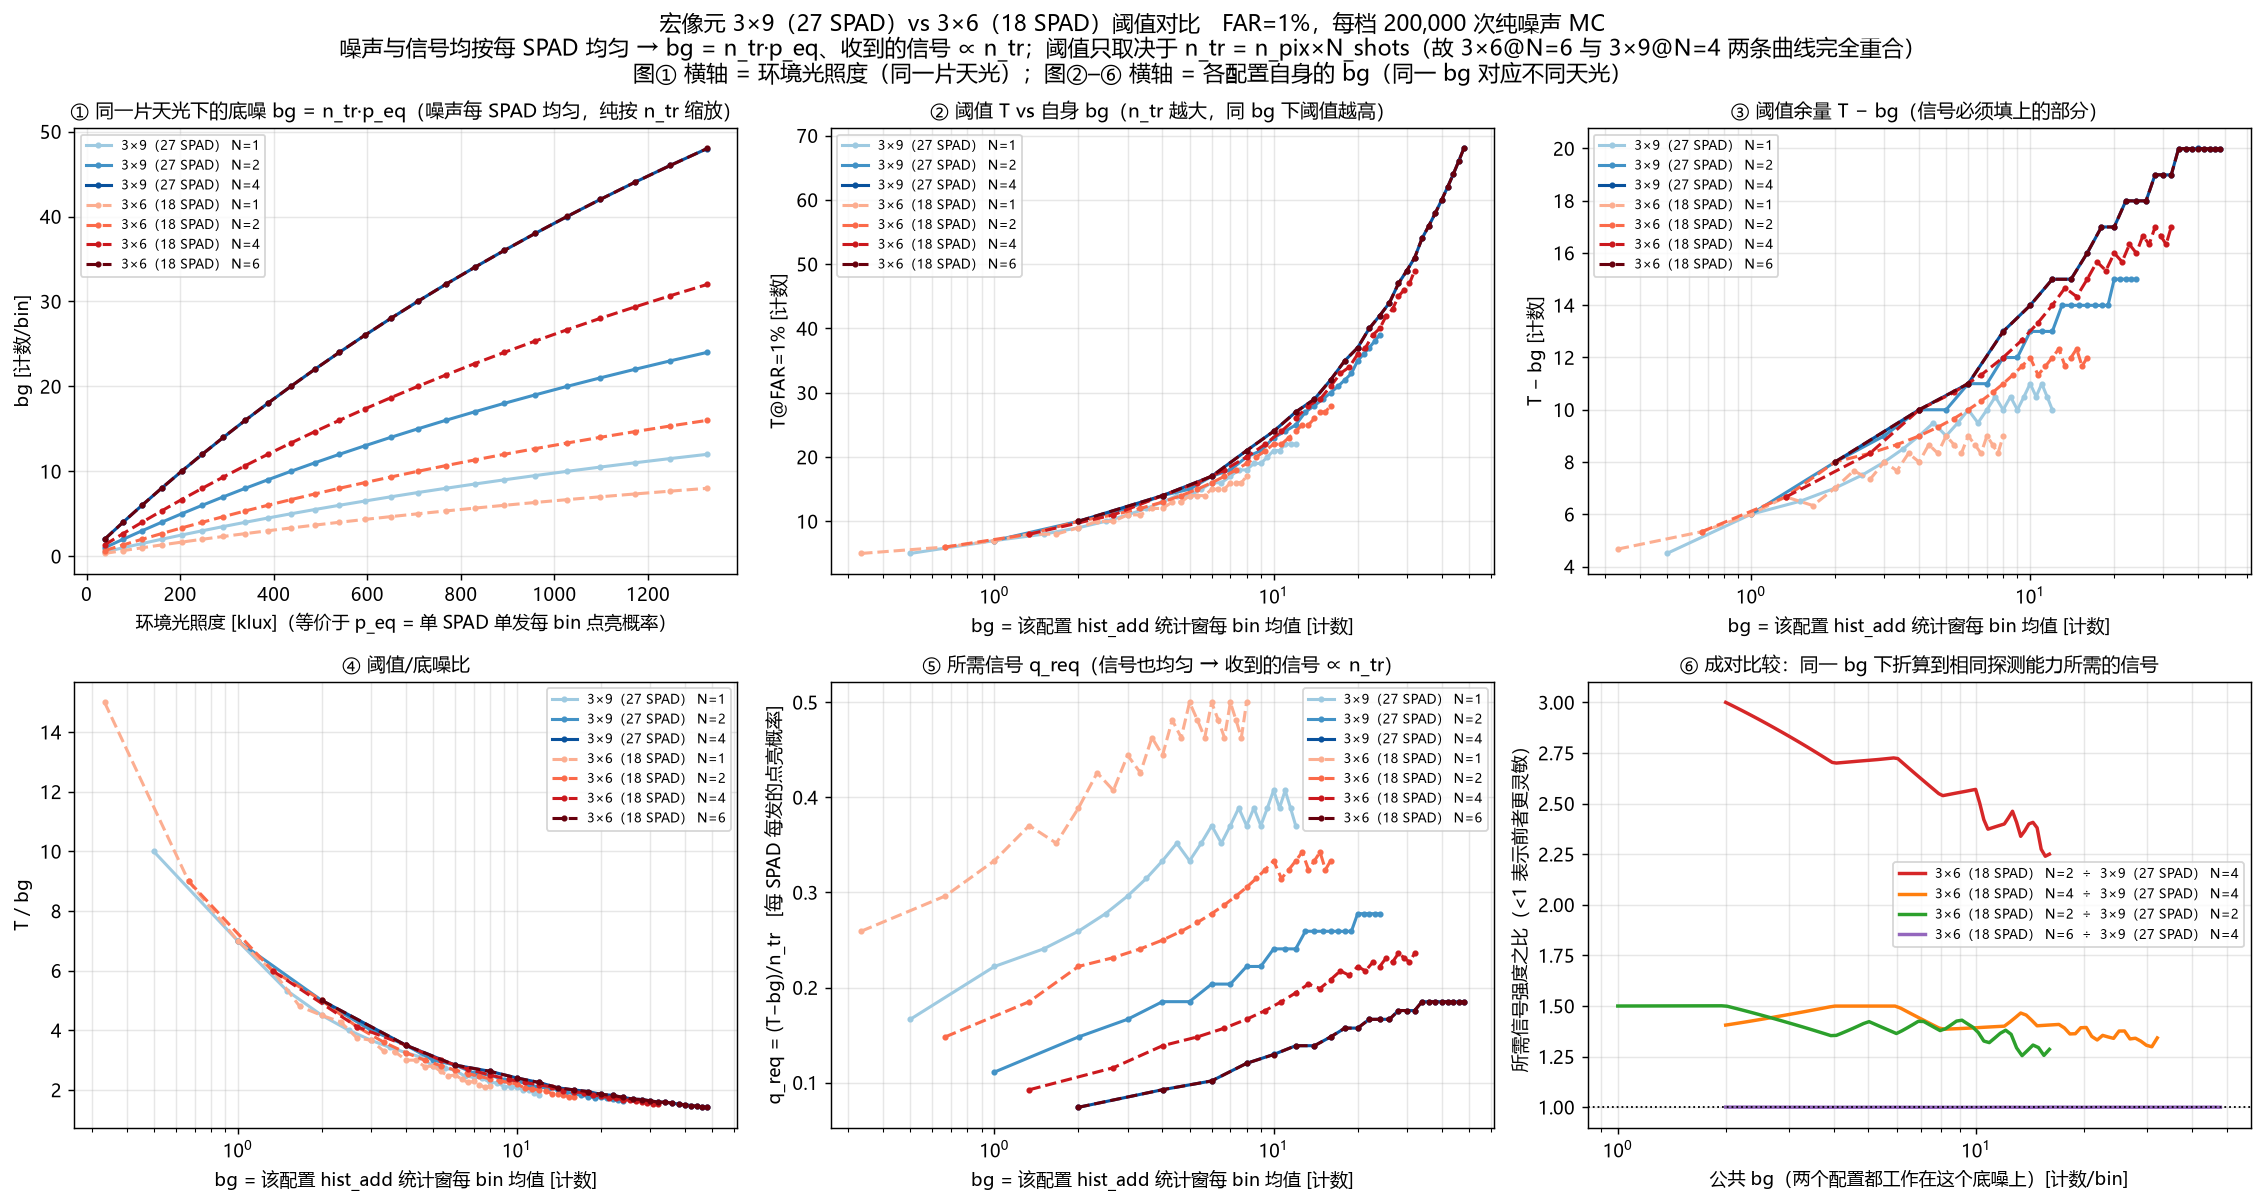

Reproduce this figure in Python.
# -*- coding: utf-8 -*-
"""宏像元 3×9（27 SPAD）与 3×6（18 SPAD）的阈值对比。

物理设定
--------
* **环境光在 SPAD 上均匀分布**：每个 SPAD 的探测率 r_det 相同，与宏像元多大无关。
  于是宏像元每 bin 的底噪 bg = (SPAD 数 × N_shots) × p_eq，其中 p_eq 是
  **单个 SPAD 单发**在一个 1 ns bin 内被点亮的平衡态概率。
* **信号同样按均匀处理**：每个 SPAD 收到的信号强度相同，宏像元收到的信号 ∝ n_pix。
  （实际像斑在 x 方向很窄，但本次分析按均匀算。）
* **纯噪声时引擎把「SPAD 数」和「shot 数」折进同一个维度** n_tr = n_pix × N_shots
  （见 core.noise_macro_hist_fast 的 docstring）。所以在同一环境光下，
  **阈值只是 n_tr 的函数**：3×6 跑 6 发 与 3×9 跑 4 发（都是 n_tr=108）完全等价。

在「噪声均匀 + 信号均匀」下，信号要跨过阈值所需的**每 SPAD 每发的额外点亮概率**为
    q_req = (T − bg) / (n_pix · N) = T/n_tr − p_eq
它同样只是 n_tr 与 p_eq 的函数，是本脚本的灵敏度判据（越小越灵敏）。

扫描自变量与横轴
----------------
本模型里环境光**完全由 p_eq 一个数刻画**（单个 SPAD、单发、单个 1 ns bin 被点亮的
平衡态概率），它与宏像元多大、累加多少发都无关。扫描就沿 p_eq 打网格。

作图时用两种横轴，各自回答不同问题：
* **图①：横轴 = 环境光照度 [klux]**（由 p_eq 反解 E_lambda 换算而来）。
  回答「同一片天光下，各配置的底噪分别是多少」——bg = n_tr · p_eq，正比于 n_tr。
* **图②–⑥：横轴 = 该配置自己的 bg**。
  回答「工作在同一个底噪水平上时，各配置的阈值/灵敏度如何」。
  注意同一个 bg 对不同配置意味着**不同的环境光**（n_tr 大的配置要更弱的天光才能到同样 bg），
  且各配置的 bg 覆盖范围不同（bg 上限 = n_tr · p_eq_max）。

缓存 + 多进程（项目规则三）。用法：
    $env:PYTHONIOENCODING="utf-8"
    python compare_macro_3x9_vs_3x6.py --workers 20 --n-mc 300000
    python compare_macro_3x9_vs_3x6.py --limit 3 --n-mc 5000    # 冒烟
"""
from __future__ import annotations

import argparse
import functools
import os
import time
from concurrent.futures import ProcessPoolExecutor, as_completed

print = functools.partial(print, flush=True)  # noqa: A001

os.environ.setdefault("POD_CORE_QUIET", "1")
os.environ.setdefault("OMP_NUM_THREADS", "1")
os.environ.setdefault("MKL_NUM_THREADS", "1")
os.environ.setdefault("OPENBLAS_NUM_THREADS", "1")

import numpy as np

import pod_esti_v11_core as core

CACHE = "compare_macro_3x9_vs_3x6_cache.npz"
CACHE_CKPT = "compare_macro_3x9_vs_3x6_cache.partial.npz"

# (x 方向 SPAD 数, y 方向 SPAD 数, N_shots)
CONFIGS = [
    (9, 3, 1), (9, 3, 2), (9, 3, 4),
    (6, 3, 1), (6, 3, 2), (6, 3, 4), (6, 3, 6),
]
CFG_COLOR = {
    (9, 3, 1): "#9ecae1", (9, 3, 2): "#4292c6", (9, 3, 4): "#08519c",
    (6, 3, 1): "#fcae91", (6, 3, 2): "#fb6a4a", (6, 3, 4): "#cb181d",
    (6, 3, 6): "#67000d",
}
CFG_LS = {9: "-", 6: "--"}

FAR_MAIN = 0.01           # 主 FAR（1%）
FAR_KEYS = [0.05, 0.01, 0.001, 100e-6]

# ---- 环境光扫描档位 ----
# 环境光只由 p_eq（单 SPAD／单发／单 bin 的平衡态点亮概率）决定。为了让档位落在整齐的数上，
# 用一个【参考宏像元】（N_PIX_REF 个 SPAD、单发）的每 bin 底噪 ref = N_PIX_REF·p_eq 来打网格。
# 这个参考量只是"给档位起个整数名字"的标尺，不是任何配置的物理量。
N_PIX_REF = 27                                  # 参考宏像元 = 现行 3×9
AMB_REF_STEP = 0.5                              # 参考底噪步长
AMB_REF_MAX = 12.0                              # 参考底噪上限 ⇒ p_eq 上限 = 12/27 = 0.4444
E_LAMBDA_100KLUX = 0.68                         # W/m²/nm，PARAMS 基准（≈100 klux）


def label(cfg):
    nx, ny, n = cfg
    return f"{ny}×{nx}（{nx*ny} SPAD） N={n}"


# ---------------------------------------------------------------- 信号权重
def sig_weight(cfg):
    """信号按均匀处理：宏像元累加后收到的信号总量 ∝ n_pix × N_shots = n_tr。"""
    nx, ny, n = cfg
    return float(nx * ny * n)


# ---------------------------------------------------------------- MC 单档
def _job(a):
    ci, ai, nx, ny, n_shots, amb_ref, n_mc, chunk, seed0 = a
    n_pix = nx * ny
    n_tr = n_pix * n_shots
    # 环境光只由 p_eq = amb_ref / N_PIX_REF 决定；反解成单 SPAD 探测率 r_det，
    # 各配置共用同一个 r_det，保证它们看的是同一片天光
    r_det = float(core.r_det_for_noise(amb_ref, N_PIX_REF))
    inv_tab = core.build_inv_table(r_det)
    i0, i1 = core.I_STAT0, core.I_STAT1

    peak_cnt = np.zeros(n_tr + 2, dtype=np.int64)
    bg_sum = 0.0
    done, part = 0, 0
    while done < n_mc:
        m = min(chunk, n_mc - done)
        rng = np.random.default_rng(seed0 + 7919 * part)
        h = core.noise_macro_hist_fast(m, n_tr, r_det, rng, inv_tab=inv_tab)
        a_ = h[:, i0:i1]
        bg_sum += float(a_.mean(axis=1).sum())
        peak_cnt += np.bincount(a_.max(axis=1).astype(np.int64),
                                minlength=peak_cnt.size)
        done += m
        part += 1

    v = np.arange(peak_cnt.size, dtype=float)
    tot = peak_cnt.sum()
    mu = float((v * peak_cnt).sum() / tot)
    sd = float(np.sqrt(max((v * v * peak_cnt).sum() / tot - mu * mu, 0.0)))
    thr = {f: float(core.far_threshold_from_cnt(peak_cnt, f)[0]) for f in FAR_KEYS}

    return dict(ci=ci, ai=ai, n_tr=n_tr, amb_ref=float(amb_ref),
                p_eq=float(amb_ref) / N_PIX_REF,
                r_det=r_det, e_lambda=float(core.e_lambda_for_r_det(r_det)),
                bg_mc=bg_sum / tot, peak_mean=mu, peak_std=sd, thr=thr)


# ---------------------------------------------------------------- 缓存
_FIELDS = ["bg_mc", "peak_mean", "peak_std", "e_lambda"] + [f"thr_{i}" for i in range(len(FAR_KEYS))]


def _empty(nc, na):
    d = {k: np.zeros((nc, na)) for k in _FIELDS}
    d["done"] = np.zeros((nc, na), dtype=bool)
    return d


def _save(path, res, amb, n_mc):
    tmp = path + ".tmp.npz"
    np.savez_compressed(tmp, amb=amb, n_mc=n_mc,
                        cfgs=np.asarray(CONFIGS), fars=np.asarray(FAR_KEYS),
                        **res)
    os.replace(tmp, path)


def _load(path, amb, n_mc):
    if not os.path.exists(path):
        return None
    try:
        z = np.load(path)
        if (int(z["n_mc"]) != int(n_mc) or not np.array_equal(z["cfgs"], np.asarray(CONFIGS))
                or z["amb"].shape != amb.shape or not np.allclose(z["amb"], amb)):
            return None
        out = {k: np.array(z[k]) for k in _FIELDS}
        out["done"] = np.array(z["done"])
        return out
    except Exception:
        return None


# ---------------------------------------------------------------- 主流程
def main():
    ap = argparse.ArgumentParser()
    ap.add_argument("--workers", type=int, default=20)
    ap.add_argument("--n-mc", type=int, default=300_000)
    ap.add_argument("--chunk", type=int, default=5_000)
    ap.add_argument("--limit", type=int, default=0)
    ap.add_argument("--checkpoint-every", type=int, default=10)
    args = ap.parse_args()

    # amb 数组 = 参考底噪 N_PIX_REF·p_eq，同时充当缓存键
    amb = np.round(np.arange(AMB_REF_STEP, AMB_REF_MAX + 1e-9, AMB_REF_STEP), 4)
    na, nc = len(amb), len(CONFIGS)

    print("=" * 88)
    print("环境光只由 p_eq 刻画 = 单 SPAD／单发／单个 1 ns bin 的平衡态点亮概率")
    print(f"  扫描 {na} 档：p_eq = {amb[0]/N_PIX_REF:.4f} → {amb[-1]/N_PIX_REF:.4f}"
          f"（用 {N_PIX_REF}·p_eq = {amb[0]:g}→{amb[-1]:g} 打整齐网格）")
    print("噪声每 SPAD 均匀 ⇒ bg = n_tr · p_eq；信号也按每 SPAD 均匀 ⇒ 收到的信号 ∝ n_tr")
    print("灵敏度判据 q_req = (T − bg)/n_tr = 每 SPAD 每发需额外贡献的点亮概率（越小越灵敏）")
    print("配置与轨迹数 n_tr = n_pix × N_shots：")
    for cfg in CONFIGS:
        nx, ny, n = cfg
        ntr = nx * ny * n
        print(f"  {label(cfg):>24}  n_tr = {nx*ny}×{n} = {ntr:>3}"
              f"   bg = {ntr}·p_eq，覆盖 bg ∈ [{ntr*amb[0]/N_PIX_REF:.2f},"
              f" {ntr*amb[-1]/N_PIX_REF:.1f}]")
    print("=" * 88)

    res = _load(CACHE, amb, args.n_mc) or _load(CACHE_CKPT, amb, args.n_mc)
    if res is None:
        res = _empty(nc, na)
        print("未找到缓存，从零开始")
    else:
        print(f"命中缓存，已完成 {int(res['done'].sum())}/{nc*na} 档")

    todo = [(ci, ai, cfg[0], cfg[1], cfg[2], float(amb[ai]),
             args.n_mc, args.chunk, 91000 + 1373 * ci + 17 * ai)
            for ci, cfg in enumerate(CONFIGS) for ai in range(na)
            if not res["done"][ci, ai] and not (args.limit and ai >= args.limit)]
    # 单档耗时 ≈ n_tr × 环境光强度，重活先派发可显著缩短尾部空转
    todo.sort(key=lambda j: -(j[2] * j[3] * j[4]) * j[5])
    print(f"环境光 {na} 档 × 配置 {nc} 种 × {args.n_mc:,} MC；待算 {len(todo)}；"
          f"workers={args.workers}")

    if todo:
        t0 = time.time()
        dn = 0
        with ProcessPoolExecutor(max_workers=args.workers) as pool:
            futs = [pool.submit(_job, j) for j in todo]
            for fut in as_completed(futs):
                r = fut.result()
                ci, ai = r["ci"], r["ai"]
                res["bg_mc"][ci, ai] = r["bg_mc"]
                res["peak_mean"][ci, ai] = r["peak_mean"]
                res["peak_std"][ci, ai] = r["peak_std"]
                res["e_lambda"][ci, ai] = r["e_lambda"]
                for i, f in enumerate(FAR_KEYS):
                    res[f"thr_{i}"][ci, ai] = r["thr"][f]
                res["done"][ci, ai] = True
                dn += 1
                el = time.time() - t0
                eta = el / dn * (len(todo) - dn)
                print(f"  [{dn}/{len(todo)} {100*dn/len(todo):5.1f}%] "
                      f"{label(CONFIGS[ci]):>24} p_eq={r['p_eq']:.4f} → "
                      f"bg={r['bg_mc']:6.3f} peakμ={r['peak_mean']:6.2f} "
                      f"T@1%={r['thr'][0.01]:5.0f}"
                      f"　已用 {el/60:.1f} min，剩 {eta/60:.1f} min")
                if dn % args.checkpoint_every == 0 or dn == len(todo):
                    _save(CACHE_CKPT, res, amb, args.n_mc)
        _save(CACHE, res, amb, args.n_mc)
        if os.path.exists(CACHE_CKPT):
            try:
                os.remove(CACHE_CKPT)
            except OSError:
                pass
        print(f"[扫描完成] → {CACHE}，{(time.time()-t0)/60:.1f} min")

    report(res, amb, args.n_mc)


# ---------------------------------------------------------------- 报告与作图
def _curve_vs_bg(cfg, T, bg, ok):
    """把某个配置的曲线改用【它自己的 bg】做自变量，返回 (bg, q_req, T)，bg 单调升序。

    同一环境光下 bg = n_tr·p_eq 随配置不同而不同，所以要比较「同一 bg 下」的表现，
    必须先各自换成以 bg 为自变量，再插值到公共网格。
    """
    ci = CONFIGS.index(cfg)
    m = ok[ci]
    x = bg[ci][m]
    q = (T[ci][m] - x) / sig_weight(cfg)
    o = np.argsort(x)
    return x[o], q[o], T[ci][m][o]


def report(res, amb, n_mc):
    im = FAR_KEYS.index(FAR_MAIN)
    T = res[f"thr_{im}"]
    bg = res["bg_mc"]
    ok = res["done"]

    # ---- 等价性核对：3×6 N=6 与 3×9 N=4（都是 n_tr=108） ----
    i_96 = CONFIGS.index((6, 3, 6))
    i_94 = CONFIGS.index((9, 3, 4))
    m = ok[i_96] & ok[i_94]
    if m.any():
        d = np.abs(T[i_96][m] - T[i_94][m])
        print(f"\n[等价性核对] n_tr=108 的两种实现（3×6@N=6 vs 3×9@N=4）："
              f"T@1% 最大差 {d.max():.0f} 计数，bg 最大差 "
              f"{np.abs(bg[i_96][m]-bg[i_94][m]).max():.4f}"
              f"（应为 0 / MC 噪声量级 → 证实阈值只取决于 n_tr）")

    # ---- 主对比表 ----
    ia = CONFIGS.index((6, 3, 2))
    ib = CONFIGS.index((9, 3, 4))
    print(f"\n{'='*100}")
    print("主对比 A（同一片天光）：3×6 @ N=2（n_tr=36） vs 3×9 @ N=4（n_tr=108），FAR=1%")
    print(f"{'p_eq':>7} {'klux':>6} | {'3×6 N=2':^26} | {'3×9 N=4':^26} | {'所需信号比':>10}")
    print(f"{'':>7} {'':>6} | {'bg':>7}{'T':>6}{'T-bg':>7}{'T/bg':>6} |"
          f" {'bg':>7}{'T':>6}{'T-bg':>7}{'T/bg':>6} | {'(6,2)/(9,4)':>11}")
    for k in range(len(amb)):
        if not (ok[ia, k] and ok[ib, k]):
            continue
        sa = (T[ia, k] - bg[ia, k]) / sig_weight(CONFIGS[ia])
        sb = (T[ib, k] - bg[ib, k]) / sig_weight(CONFIGS[ib])
        klux = res["e_lambda"][ib, k] / E_LAMBDA_100KLUX * 100
        print(f"{amb[k]/N_PIX_REF:7.4f} {klux:6.0f} | {bg[ia,k]:7.3f}{T[ia,k]:6.0f}"
              f"{T[ia,k]-bg[ia,k]:7.3f}{T[ia,k]/bg[ia,k]:6.2f} |"
              f" {bg[ib,k]:7.3f}{T[ib,k]:6.0f}{T[ib,k]-bg[ib,k]:7.3f}"
              f"{T[ib,k]/bg[ib,k]:6.2f} | {sa/sb:11.3f}")

    # ---- 同 N 下 3×6 / 3×9（同一片天光） ----
    print(f"\n{'='*100}")
    print("同一片天光、同 N_shots 下 3×6 相对 3×9（FAR=1%）：bg 恒为 2/3，看 T 与所需信号")
    print(f"{'p_eq':>7} {'klux':>6} | "
          + " | ".join(f"N={n}: T6  T9  ΔT  信号比" for n in (1, 2, 4)))
    for k in range(0, len(amb), 2):
        cells = []
        good = True
        for n in (1, 2, 4):
            i6, i9 = CONFIGS.index((6, 3, n)), CONFIGS.index((9, 3, n))
            if not (ok[i6, k] and ok[i9, k]):
                good = False
                break
            s6 = (T[i6, k] - bg[i6, k]) / sig_weight((6, 3, n))
            s9 = (T[i9, k] - bg[i9, k]) / sig_weight((9, 3, n))
            cells.append(f"{T[i6,k]:3.0f} {T[i9,k]:3.0f} {T[i6,k]-T[i9,k]:4.0f} {s6/s9:6.3f}")
        if good:
            klux = res["e_lambda"][i9, k] / E_LAMBDA_100KLUX * 100
            print(f"{amb[k]/N_PIX_REF:7.4f} {klux:6.0f} | " + " | ".join(cells))

    # ---- 主对比 B：同一个 bg（各配置对应不同天光）----
    print(f"\n{'='*100}")
    print("主对比 B（同一个 bg，各配置对应不同天光）：把各配置的曲线插到公共 bg 网格上，FAR=1%")
    print(f"{'bg':>6} | " + " | ".join(f"{label(c):>22}" for c in
                                       ((6, 3, 2), (9, 3, 4))) + " | 所需信号比")
    print(f"{'':>6} | " + " | ".join(f"{'T':>7}{'T-bg':>7}{'q_req':>8}"
                                     for _ in range(2)) + " | (6,2)/(9,4)")
    bga, qa, Ta = _curve_vs_bg((6, 3, 2), T, bg, ok)
    bgb, qb, Tb = _curve_vs_bg((9, 3, 4), T, bg, ok)
    for x in (2, 4, 6, 8, 10, 12, 14, 16):
        if not (bga.min() <= x <= bga.max() and bgb.min() <= x <= bgb.max()):
            continue
        ta, qa_ = np.interp(x, bga, Ta), np.interp(x, bga, qa)
        tb, qb_ = np.interp(x, bgb, Tb), np.interp(x, bgb, qb)
        print(f"{x:6.1f} | {ta:7.2f}{ta-x:7.2f}{qa_:8.4f} |"
              f" {tb:7.2f}{tb-x:7.2f}{qb_:8.4f} | {qa_/qb_:11.3f}")

    # ---- 作图 ----
    import matplotlib
    matplotlib.use("Agg")
    import matplotlib.pyplot as plt
    from matplotlib import rcParams
    rcParams["font.sans-serif"] = ["Microsoft YaHei", "SimHei", "DejaVu Sans"]
    rcParams["axes.unicode_minus"] = False

    klux = res["e_lambda"].max(axis=0) / E_LAMBDA_100KLUX * 100   # 各配置相同，取任一行
    XLAB_BG = "bg = 该配置 hist_add 统计窗每 bin 均值 [计数]"

    fig, axes = plt.subplots(2, 3, figsize=(17.5, 9.4))
    ax = axes.ravel()

    # ---- 图①：横轴 = 环境光照度，回答「同一片天光下各配置底噪多少」----
    a = ax[0]
    for cfg in CONFIGS:
        ci = CONFIGS.index(cfg)
        msk = ok[ci]
        if not msk.any():
            continue
        a.plot(klux[msk], bg[ci][msk], CFG_LS[cfg[0]], color=CFG_COLOR[cfg],
               marker="o", ms=2.4, lw=1.7, label=label(cfg))
    a.set_xlabel("环境光照度 [klux]（等价于 p_eq = 单 SPAD 单发每 bin 点亮概率）")
    a.set_ylabel("bg [计数/bin]")
    a.set_title("① 同一片天光下的底噪 bg = n_tr·p_eq（噪声每 SPAD 均匀，纯按 n_tr 缩放）",
                fontsize=10.5)
    a.grid(alpha=0.3)
    a.legend(fontsize=7.0)

    # ---- 图②–⑤：横轴 = 该配置自己的 bg ----
    def curves_vs_bg(a, yfun, ylab, title):
        for cfg in CONFIGS:
            ci = CONFIGS.index(cfg)
            msk = ok[ci]
            if not msk.any():
                continue
            a.plot(bg[ci][msk], yfun(ci, msk), CFG_LS[cfg[0]], color=CFG_COLOR[cfg],
                   marker="o", ms=2.4, lw=1.7, label=label(cfg))
        a.set_xscale("log")
        a.set_xlabel(XLAB_BG)
        a.set_ylabel(ylab)
        a.set_title(title, fontsize=10.5)
        a.grid(alpha=0.3, which="both")
        a.legend(fontsize=7.0)

    curves_vs_bg(ax[1], lambda ci, m: T[ci][m], "T@FAR=1% [计数]",
                 "② 阈值 T vs 自身 bg（n_tr 越大，同 bg 下阈值越高）")
    curves_vs_bg(ax[2], lambda ci, m: T[ci][m] - bg[ci][m], "T − bg [计数]",
                 "③ 阈值余量 T − bg（信号必须填上的部分）")
    curves_vs_bg(ax[3], lambda ci, m: T[ci][m] / np.maximum(bg[ci][m], 1e-9), "T / bg",
                 "④ 阈值/底噪比")
    curves_vs_bg(ax[4],
                 lambda ci, m: (T[ci][m] - bg[ci][m]) / sig_weight(CONFIGS[ci]),
                 "q_req = (T−bg)/n_tr   [每 SPAD 每发的点亮概率]",
                 "⑤ 所需信号 q_req（信号也均匀 → 收到的信号 ∝ n_tr）")

    # ---- 图⑥：成对比值，插值到公共 bg 网格 ----
    a = ax[5]
    pairs = [((6, 3, 2), (9, 3, 4)), ((6, 3, 4), (9, 3, 4)),
             ((6, 3, 2), (9, 3, 2)), ((6, 3, 6), (9, 3, 4))]
    for (ca, cb), col in zip(pairs, ["tab:red", "tab:orange", "tab:green", "tab:purple"]):
        bga, qa, _ = _curve_vs_bg(ca, T, bg, ok)
        bgb, qb, _ = _curve_vs_bg(cb, T, bg, ok)
        if bga.size < 2 or bgb.size < 2:
            continue
        lo = max(bga.min(), bgb.min())
        hi = min(bga.max(), bgb.max())
        if not (hi > lo):
            continue
        xs = np.geomspace(lo, hi, 80)
        a.plot(xs, np.interp(xs, bga, qa) / np.interp(xs, bgb, qb), "-", lw=1.9,
               color=col, label=f"{label(ca)}  ÷  {label(cb)}")
    a.axhline(1.0, color="k", lw=1.0, ls=":")
    a.set_xscale("log")
    a.set_xlabel("公共 bg（两个配置都工作在这个底噪上）[计数/bin]")
    a.set_ylabel("所需信号强度之比（<1 表示前者更灵敏）")
    a.set_title("⑥ 成对比较：同一 bg 下折算到相同探测能力所需的信号", fontsize=10.5)
    a.grid(alpha=0.3, which="both")
    a.legend(fontsize=7.2)

    fig.suptitle(
        f"宏像元 3×9（27 SPAD）vs 3×6（18 SPAD）阈值对比　FAR=1%，每档 {n_mc:,} 次纯噪声 MC\n"
        f"噪声与信号均按每 SPAD 均匀 → bg = n_tr·p_eq、收到的信号 ∝ n_tr；"
        f"阈值只取决于 n_tr = n_pix×N_shots（故 3×6@N=6 与 3×9@N=4 两条曲线完全重合）\n"
        f"图① 横轴 = 环境光照度（同一片天光）；图②–⑥ 横轴 = 各配置自身的 bg"
        f"（同一 bg 对应不同天光）",
        fontsize=12)
    fig.tight_layout()
    fig.savefig("compare_macro_3x9_vs_3x6.png", dpi=130, bbox_inches="tight")
    print("\n图已保存 → compare_macro_3x9_vs_3x6.png")


if __name__ == "__main__":
    main()
